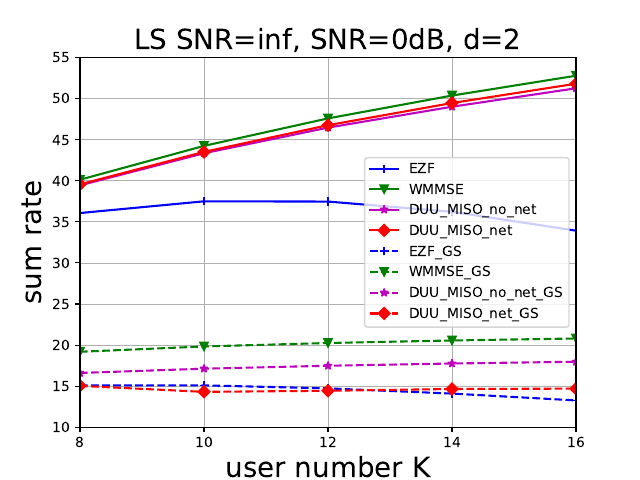

Recreate this plot in Python.
import numpy as np
import matplotlib.pyplot as plt
from matplotlib.ticker import MultipleLocator, FormatStrFormatter
from scipy import io
import subprocess
inkscape_path = "F:\\soft\\Inkscape\\inkscape.exe"
ax=plt.subplot(111)

font1 = {'family' : 'STSong',
'weight' : 'normal',
'size'   : 20,
}
fontt = {'family' : 'Times New Roman',
'weight' : 'normal',
'size'   : 20,
}

plt.xlabel("user number K",fontt)
plt.ylabel("sum rate",fontt)


template_list = [['+','blue'],['v','green'],['*','m'],['D','red']]

x_label_list = [8,10,12,14,16]
ezf_list = [36.07519,37.50172,37.47161,36.22896,33.92975]
duu_MISO_list = [39.57110,43.51910,46.77262,49.46900,51.82211]
learn_UW_list = [35.24810,38.69106,40.31998,43.50746,46.17963]
dl_list = [39.44856,43.35686,46.47407,49.01803,51.26411]
rwmmse_list = [40.13234,44.25195,47.59734,50.37708,52.79394]

scheme_list = [ezf_list,rwmmse_list,dl_list,duu_MISO_list]

for i in range(len(scheme_list)):
    plt.plot(x_label_list,scheme_list[i],marker = template_list[i][0],color=template_list[i][1])


ezf_list = [15.09604,15.09182,14.72653,14.09396,13.26024]
duu_MISO_list = [16.60372,17.12452,17.48187,17.75469,17.96996]
learn_UW_list = [35.24810,38.69106,40.31998,43.50746,46.17963]
dl_list = [15.03167,14.30294,14.43567,14.65276,14.69571]
rwmmse_list = [19.18336,19.83158,20.25115,20.55836,20.80102]

scheme_list = [ezf_list,rwmmse_list,duu_MISO_list,dl_list]

for i in range(len(scheme_list)):
    plt.plot(x_label_list,scheme_list[i],marker = template_list[i][0],color=template_list[i][1],linestyle = '--')

legends = ['EZF','WMMSE','DUU_MISO_no_net','DUU_MISO_net','EZF_GS','WMMSE_GS','DUU_MISO_no_net_GS','DUU_MISO_net_GS']


plt.legend(legends,loc='center right')
plt.grid()
ax.xaxis.grid(True, which='minor',linewidth=0.2) 
ax.xaxis.grid(True, which='major',linewidth=0.6) 
ax.yaxis.grid(True, which='minor',linewidth=0.2) 
ax.yaxis.grid(True, which='major',linewidth=0.6)

plt.xticks(x_label_list)

plt.axis([8,16,10,55])
scenario_name = 'LS SNR=inf, SNR=0dB, d=2'
plt.title(scenario_name,fontt)
save_name = './' + 'LS_SNR_inf_SNR_0dB_dk_2'
svg_filepath = save_name+'.svg'
emf_filepath = save_name + '.emf'
pdf_filepath = save_name + '.pdf'
plt.savefig(svg_filepath) 
plt.savefig(pdf_filepath)
inkscape_path = "D:\soft\inkscape\inkscape.exe"
#subprocess.call([inkscape_path, svg_filepath, '--export-emf', emf_filepath])
plt.show()



